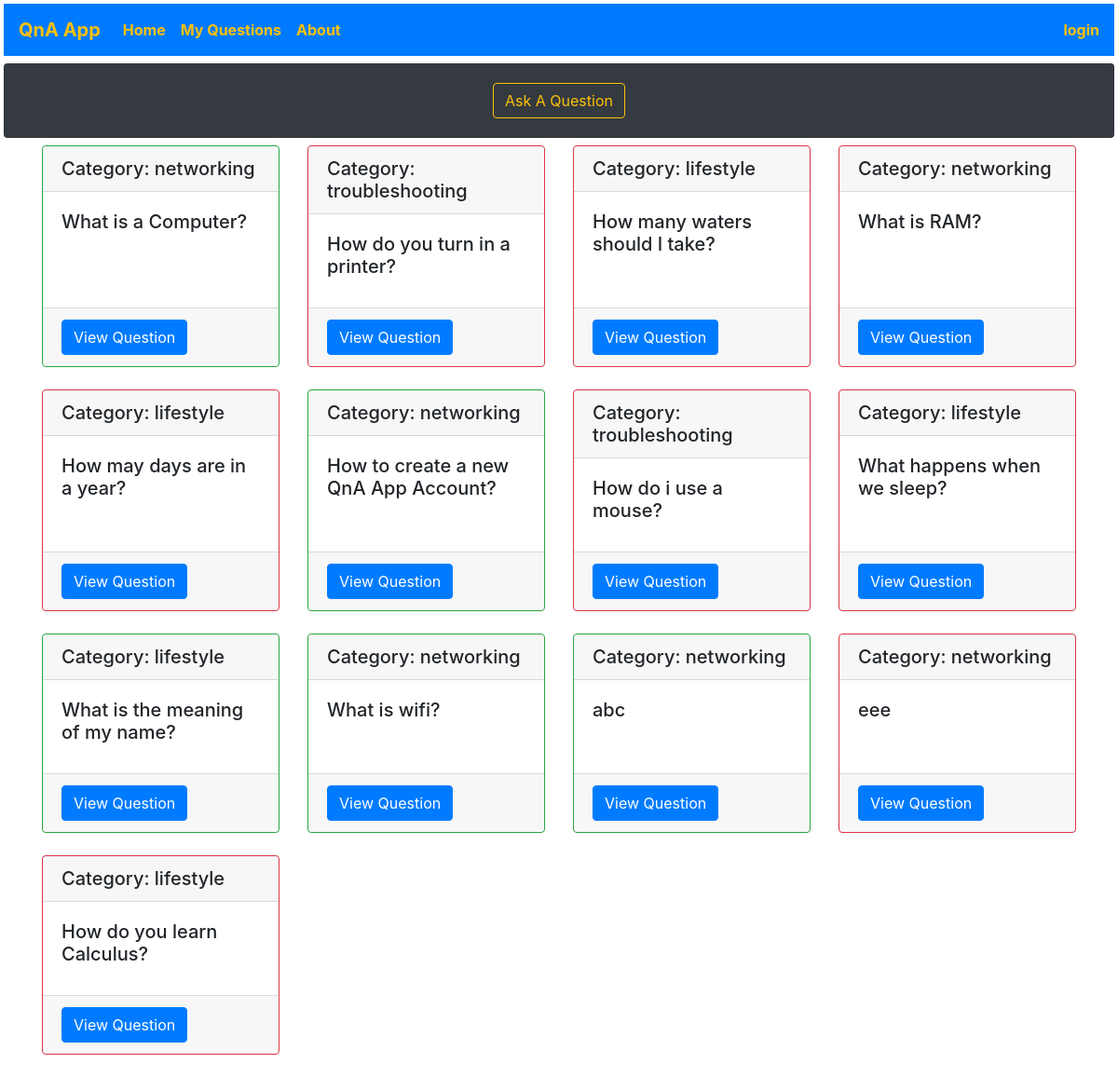
The page / on the database its author committed.
### models.py (models this page shows)
class Question(db.Model):
    id = db.Column(db.Integer, primary_key = True)
    question_text = db.Column(db.Text, nullable = False)
    category = db.Column(db.String(20), nullable = False)
    asked_by_id = db.Column(db.Integer, db.ForeignKey('user.id'))
    answers_to_question = db.relationship(
        'Answer',
        foreign_keys = 'Answer.for_question_id',
        backref='the_question',
        lazy=True
    )

### app.py (the view)
@app.route('/')
def index():
    questions_dict = Question.query.all()
    return render_template('index.html',
                           questions_dict=questions_dict
                           )

### templates/index.html
{% extends "base.html" %} {% block content %}
<div class="container">
  <div class="row row-cols-1 row-cols-md-4">
  {% for question in questions_dict %}
  {% if question.answers_to_question %}
  <div class="col mb-4">
    <div class="card h-100 border-success">
      <h5 class="card-header">Category: {{ question.category }}</h5>
      <div class="card-body">
        <h5 class="card-title">{{ question.question_text }}</h5>
      </div>
      <div class="card-footer">
        <a href="{{url_for('view',question_id = question.id)}}" class="btn btn-primary">View Question</a>
      </div>
    </div>
  </div>
  {% else %}
  <div class="col mb-4">
  <div class="card h-100 border-danger">
    <h5 class="card-header">Category: {{ question.category }}</h5>
    <div class="card-body">
      <h5 class="card-title">{{ question.question_text }}</h5>
     </div>
    <div class="card-footer">
      <a href="{{url_for('view',question_id = question.id)}}" class="btn btn-primary">View Question</a>
    </div>
  </div>
</div>
  {% endif %} {% endfor %}
</div>
</div>
{% endblock %}

### rows shown on the page
Question: category "networking", question_text "What is a Computer?"
Question: category "troubleshooting", question_text "How do you turn in a printer?"
Question: category "lifestyle", question_text "How many waters should I take?"
Question: category "networking", question_text "What is RAM?"
Question: category "lifestyle", question_text "How may days are in a year?"
Question: category "networking", question_text "How to create a new QnA App Account?"
Question: category "troubleshooting", question_text "How do i use a mouse?"
Question: category "lifestyle", question_text "What happens when we sleep?"
Question: category "lifestyle", question_text "What is the meaning of my name?"
Question: category "networking", question_text "What is wifi?"
Question: category "networking", question_text "abc"
Question: category "networking", question_text "eee"
Question: category "lifestyle", question_text "How do you learn Calculus?"
